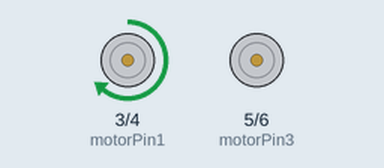
Simulated run of this sketch. Board: Arduino Uno, built with avr-gcc and run on an emulated ATmega328P. Parts: motor-driver pin pairs drawn as motors (green arrow = first pin HIGH = forward, orange = second pin HIGH = backward, longer = more drive).

Above: at 2.5 s.
At 16.0 s:
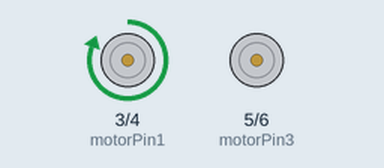
At 26.0 s:
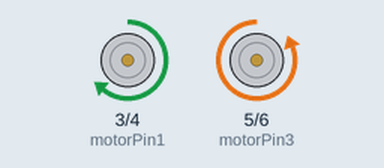
At 37.5 s:
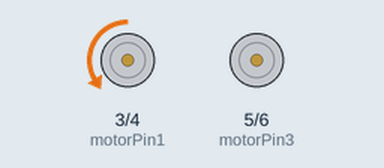
Timing chart, 0 to 40.3 s (numbered marks = the images above):
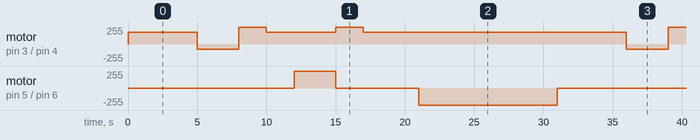

Measured:
- by itself, motor on pin 5 (motorPin3) / pin 6 (motorPin4): repeats every 31.0 s: stopped 6.0 s, backward 255/255 10.0 s, stopped 12.0 s, forward 255/255 3.0 s
- by itself, motor on pin 3 (motorPin1) / pin 4 (motorPin2): repeats every 31.0 s: backward 75/255 3.0 s, forward 255/255 2.0 s, forward 180/255 5.0 s, forward 255/255 2.0 s, forward 180/255 19.0 s

The sketch:

RoboticFish.ino
```cpp
int motorPin1 = 3;
int motorPin2 = 4;
int motorPin3 = 5;
int motorPin4 = 6;

void setup()
{
  pinMode(motorPin1, OUTPUT);
  pinMode(motorPin2, OUTPUT);
  pinMode(motorPin3, OUTPUT);
  pinMode(motorPin4, OUTPUT);
}


void loop()
{
  int stop = 0;
  int speed = 180;
  int max = 255;
  {
    analogWrite(motorPin1, speed);
  }
  {
    delay(5000);
    analogWrite(motorPin2, max);
    delay(3000);
    analogWrite(motorPin2, stop);
    analogWrite(motorPin1, max);
    delay(2000);
    analogWrite(motorPin1, speed);
  }
  {
    delay(2000);
    analogWrite(motorPin3, max);
    delay(3000);
    analogWrite(motorPin3, stop);
    analogWrite(motorPin1, max);
    delay(2000);
    analogWrite(motorPin1, speed);
  }
  {
    delay(4000);
    analogWrite(motorPin4, max);
    delay(10000);
    analogWrite(motorPin4, stop);
  }
} 
```
